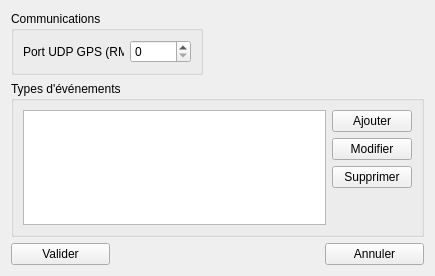
<?xml version="1.0" encoding="UTF-8"?>
<ui version="4.0">
 <class>FenPreferences</class>
 <widget class="QWidget" name="FenPreferences">
  <property name="geometry">
   <rect>
    <x>0</x>
    <y>0</y>
    <width>435</width>
    <height>276</height>
   </rect>
  </property>
  <property name="windowTitle">
   <string>Préférences</string>
  </property>
  <layout class="QGridLayout" name="gridLayout_3">
   <item row="0" column="0" colspan="2">
    <widget class="QGroupBox" name="groupBox">
     <property name="maximumSize">
      <size>
       <width>192</width>
       <height>16777215</height>
      </size>
     </property>
     <property name="title">
      <string>Communications</string>
     </property>
     <layout class="QGridLayout" name="gridLayout">
      <item row="0" column="0">
       <widget class="QLabel" name="label">
        <property name="text">
         <string>Port UDP GPS (RMC)</string>
        </property>
       </widget>
      </item>
      <item row="0" column="1">
       <widget class="QSpinBox" name="sp_PortGPS">
        <property name="maximum">
         <number>99999</number>
        </property>
       </widget>
      </item>
     </layout>
    </widget>
   </item>
   <item row="0" column="2" colspan="2">
    <spacer name="horizontalSpacer_2">
     <property name="orientation">
      <enum>Qt::Horizontal</enum>
     </property>
     <property name="sizeHint" stdset="0">
      <size>
       <width>202</width>
       <height>18</height>
      </size>
     </property>
    </spacer>
   </item>
   <item row="1" column="0" colspan="4">
    <widget class="QGroupBox" name="groupBox_2">
     <property name="title">
      <string>Types d'événements</string>
     </property>
     <layout class="QGridLayout" name="gridLayout_2">
      <item row="2" column="1">
       <widget class="QPushButton" name="btn_RemoveEvent">
        <property name="text">
         <string>Supprimer</string>
        </property>
       </widget>
      </item>
      <item row="3" column="1">
       <spacer name="verticalSpacer">
        <property name="orientation">
         <enum>Qt::Vertical</enum>
        </property>
        <property name="sizeHint" stdset="0">
         <size>
          <width>20</width>
          <height>47</height>
         </size>
        </property>
       </spacer>
      </item>
      <item row="0" column="1">
       <widget class="QPushButton" name="btn_AddEvent">
        <property name="text">
         <string>Ajouter</string>
        </property>
       </widget>
      </item>
      <item row="1" column="1">
       <widget class="QPushButton" name="btn_ModifyEvent">
        <property name="text">
         <string>Modifier</string>
        </property>
       </widget>
      </item>
      <item row="0" column="0" rowspan="4">
       <widget class="QTableView" name="tb_ListEvent">
        <property name="selectionMode">
         <enum>QAbstractItemView::SingleSelection</enum>
        </property>
        <property name="selectionBehavior">
         <enum>QAbstractItemView::SelectRows</enum>
        </property>
        <attribute name="horizontalHeaderVisible">
         <bool>false</bool>
        </attribute>
        <attribute name="verticalHeaderVisible">
         <bool>false</bool>
        </attribute>
       </widget>
      </item>
     </layout>
    </widget>
   </item>
   <item row="2" column="0">
    <widget class="QPushButton" name="btn_Valider">
     <property name="text">
      <string>Valider</string>
     </property>
    </widget>
   </item>
   <item row="2" column="1" colspan="2">
    <spacer name="horizontalSpacer">
     <property name="orientation">
      <enum>Qt::Horizontal</enum>
     </property>
     <property name="sizeHint" stdset="0">
      <size>
       <width>202</width>
       <height>20</height>
      </size>
     </property>
    </spacer>
   </item>
   <item row="2" column="3">
    <widget class="QPushButton" name="btn_Annuler">
     <property name="text">
      <string>Annuler</string>
     </property>
    </widget>
   </item>
  </layout>
 </widget>
 <resources/>
 <connections/>
</ui>
